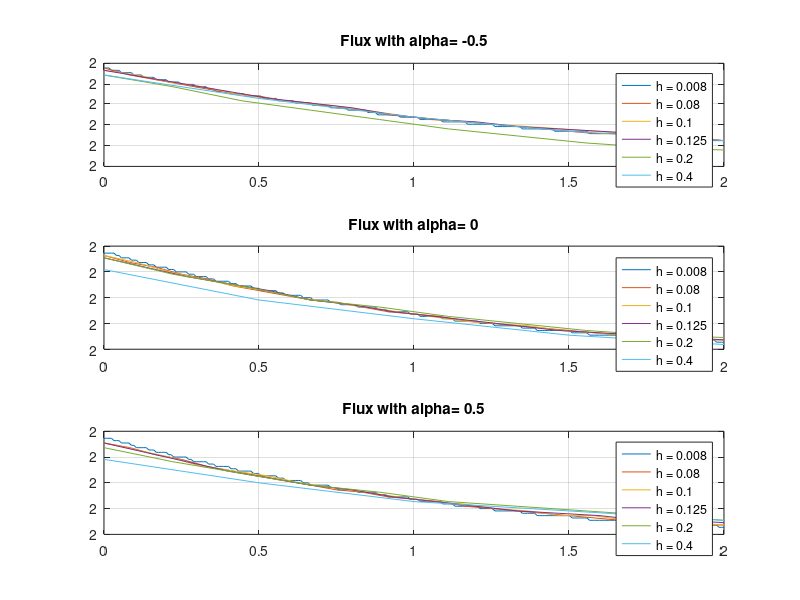
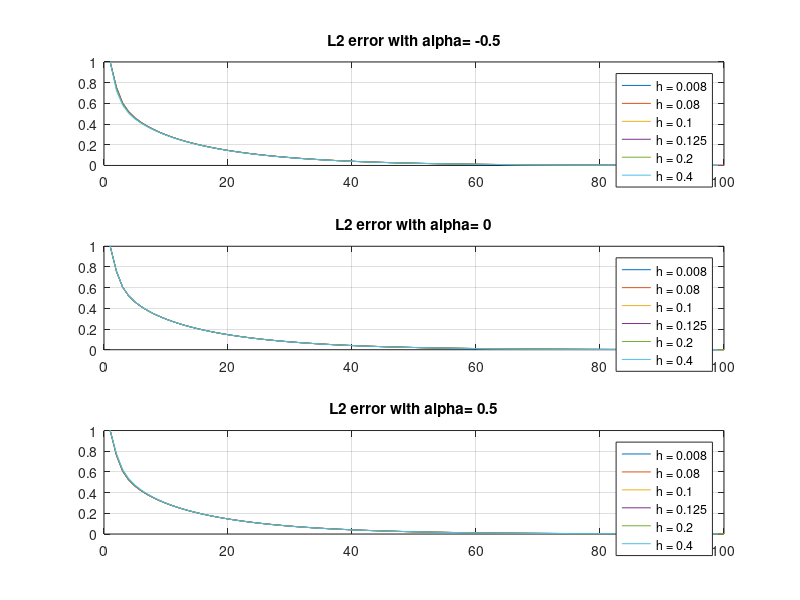

Here is the MATLAB script that generated these plots, in order:
% 1D Transport Solver

%%INITIALIZE VARIABLES 
clear all
clc
h=[0.008 0.08 0.1 0.125 0.2 0.4];
x_l=0;
x_r=2;
phi_l_pos=2;
phi_l_neg=0;
flag=0;

tol=0.001;
 
S_t=1;
S_s=.5;
Q=1;
alpha=0;
a_pos=[0.2, 0.7];
a_neg=-a_pos;
alphaset=[-0.5, 0, 0.5];

%%SOLVER
% LOOP FOR WEIGTHS IN THE WDD SCHEME
for wdd=1:length(alphaset)
    alpha=alphaset(wdd);
% LOOP FOR MESH SPACING
for p=1:length(h)
ScalarOld=zeros(1,(x_r-x_l)/h(p));  
flux=zeros(length(a_pos)+length(a_neg),1+2*(x_r-x_l)/h(p));
flux(1:length(a_pos),1)=phi_l_pos;
flux(length(a_pos)+1:end,1)=phi_l_pos;
weights=1/(length(a_pos)+length(a_neg));
the_error=0;
x=1;
iteration=1;
%LOOP FOR CONVERGENCE
while (the_error>tol || iteration==1)
    %LOOP FOR SOURCE TERM COMPUTATION
       for a=1:length(a_pos)
       Q_sc=(2*S_s)*weights*sum(flux);
       Q_tot=Q/(length(a_pos)+length(a_neg))+Q_sc;
       %LOOP FOR FORWARD SWEEPING
       for x=2:2:floor(2*(x_r-x_l)/h(p))
           flux(a,x)=(Q_sc(x)+(2*(abs(a_pos(a))/h(p))/(1+alpha))*flux(a,x-1))./(S_t+(2*(abs(a_pos(a))/h(p))/(1+alpha)));
           flux(a,x+1)=(2/(1+alpha))*flux(a,x)-((1-alpha)/(1+alpha))*flux(a,x-1);
       end
   end
   %now we apply reflecting boundary condition
   for a=1:length(a_pos)
       flux(a+length(a_pos),end)=flux(a,end);
   end
   %now we do the negative sweep
   %LOOP FOR SOURCE TERM
   for a=length(a_pos)+1:length(a_pos)+length(a_neg)
       Q_sc=(2*S_s)*weights*sum(flux);
       Q_tot=Q/(length(a_pos)+length(a_neg))+Q_sc;
       % LOOP FOR BACKWARD SWEEPING
       for x=floor(2*(x_r-x_l))/h(p):-2:2
           flux(a,x)=(Q_sc(x)+(2*(abs(a_neg(a-length(a_pos)))/h(p))/(1-alpha))*flux(a,x+1))./(S_t+(2*(abs(a_neg(a-length(a_pos)))/h(p))/(1-alpha)));
           flux(a,x-1)=(2/(1-alpha))*flux(a,x)-((1+alpha)/(1-alpha))*flux(a,x+1);
       end
   end
   %COMPUTE SCALAR FLUX (CENTER-CELLS)
   AllScalar=weights*sum(flux);
   Scalar=AllScalar(2:2:end);
   L2_error(iteration)=sqrt(sum(abs(Scalar.^2-ScalarOld.^2)))/sqrt(sum(abs(Scalar.^2)));
   the_error=L2_error(iteration);
   ScalarOld=Scalar;
   iteration=iteration+1;
end

%%PLOTS

%PLOT SCALAR FLUX AND ERRORS (2 WINDOWS, IN EACH WINDOW ONE PLT PER VALUE
%OF ALPHA WDD
txt=['h = ', num2str(h(p))];
txta=['Flux with alpha= ', num2str(alpha)];
txtb=['L2 error with alpha= ', num2str(alpha)];
figure(1)
subplot(3,1,wdd)
plot(linspace(x_l,x_r,(x_r-x_l)/h(p)),Scalar,'DisplayName',txt);
hold on
grid on
legend show
title(txta)
figure(2)
subplot(3,1,wdd)
 plot(1:iteration-1,L2_error,'DisplayName',txt);
 hold on
 grid on
legend show
 title(txtb)
Err=L2_error;

clear L2_error;
end

end